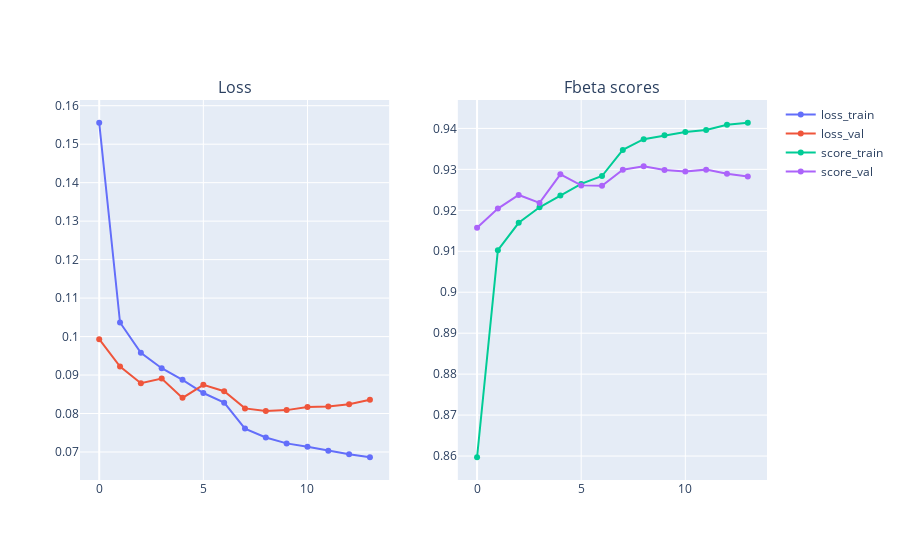

The code cell stored with this chart in its notebook:
### Code cell
loss_train = train_results["loss_train"]
loss_val = train_results["loss_val"]
score_train = train_results["score_train"]
score_val = train_results["score_val"]

fig = make_subplots(rows=1, cols=2, subplot_titles=("Loss", "Fbeta scores"))
fig.add_trace(
    go.Scatter(
        x=list(range(len(loss_train))),
        y=loss_train,
        name="loss_train",
    ),
    row=1, col=1
)
fig.add_trace(
    go.Scatter(
        x=list(range(len(loss_val))),
        y=loss_val,
        name="loss_val",
    ),
    row=1, col=1
)
fig.add_trace(
    go.Scatter(
        x=list(range(len(score_train))),
        y=score_train,
        name="score_train",
    ),
    row=1, col=2
)
fig.add_trace(
    go.Scatter(
        x=list(range(len(score_val))),
        y=score_val,
        name="score_val",
    ),
    row=1, col=2
)
fig.show()

### Figure 1 — Plotly figure (JSON) as saved in the notebook; plotly's stock layout.template omitted (floating-point values rounded to 4 significant figures)
{"data": [{"name": "loss_train", "type": "scatter", "x": [0, 1, 2, 3, 4, 5, 6, 7, 8, 9, 10, 11, 12, 13], "xaxis": "x", "y": [0.1556, 0.1037, 0.09577, 0.09178, 0.08877, 0.08533, 0.08283, 0.07608, 0.07377, 0.07224, 0.07139, 0.07031, 0.0694, 0.06864], "yaxis": "y"}, {"name": "loss_val", "type": "scatter", "x": [0, 1, 2, 3, 4, 5, 6, 7, 8, 9, 10, 11, 12, 13], "xaxis": "x", "y": [0.09932, 0.09221, 0.08788, 0.08911, 0.08407, 0.08747, 0.08579, 0.08134, 0.08066, 0.08089, 0.08169, 0.08186, 0.08244, 0.08358], "yaxis": "y"}, {"name": "score_train", "type": "scatter", "x": [0, 1, 2, 3, 4, 5, 6, 7, 8, 9, 10, 11, 12, 13], "xaxis": "x2", "y": [0.8597, 0.9103, 0.917, 0.9207, 0.9236, 0.9264, 0.9284, 0.9348, 0.9374, 0.9383, 0.9391, 0.9396, 0.9409, 0.9414], "yaxis": "y2"}, {"name": "score_val", "type": "scatter", "x": [0, 1, 2, 3, 4, 5, 6, 7, 8, 9, 10, 11, 12, 13], "xaxis": "x2", "y": [0.9157, 0.9204, 0.9238, 0.9218, 0.9288, 0.9261, 0.926, 0.9299, 0.9308, 0.9298, 0.9295, 0.9299, 0.929, 0.9282], "yaxis": "y2"}], "layout": {"annotations": [{"font": {"size": 16}, "showarrow": false, "text": "Loss", "x": 0.225, "xanchor": "center", "xref": "paper", "y": 1, "yanchor": "bottom", "yref": "paper"}, {"font": {"size": 16}, "showarrow": false, "text": "Fbeta scores", "x": 0.775, "xanchor": "center", "xref": "paper", "y": 1, "yanchor": "bottom", "yref": "paper"}], "xaxis": {"anchor": "y", "domain": [0, 0.45]}, "xaxis2": {"anchor": "y2", "domain": [0.55, 1]}, "yaxis": {"anchor": "x", "domain": [0, 1]}, "yaxis2": {"anchor": "x2", "domain": [0, 1]}}}
